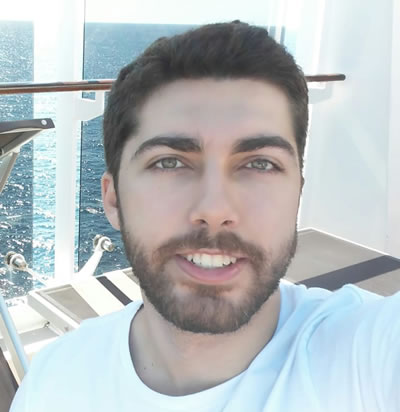
#> input picture Q13/luise.jpg, 400 x 412 px
$ jupyter execute Q13.ipynb   (older library calls are emulated)
#> lines starting #> are read from the running program, lines starting #| are printed output that depends on the picture
[cell 1]
import cv2
import numpy as np

# open image
img = cv2.imread('luise.jpg')
#> img is the input picture: shape (412, 400, 3); mean B, G, R 191.1, 188.9, 182.9

# Convert to grayscale
gray = cv2.cvtColor(img, cv2.COLOR_BGR2GRAY)
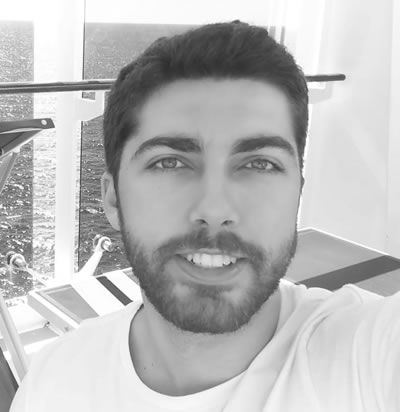
#> gray: shape (412, 400); min 44, max 255, mean 187.3

# Get dimensions
rows, columns = gray.shape
#> rows = 412; columns = 400

# Create zero matrix
#uint8 =
matriz = np.zeros((rows, columns), dtype=np.uint8)

# Get pixels in matrix's elements
for row in range(rows):
    for col in range(columns):
        matriz[row,col]=gray[row,col]

# Sobel Operator - derivate image for edges
Gx = cv2.Sobel(gray, dx=1, dy=0, ddepth=cv2.CV_64F, ksize=3)
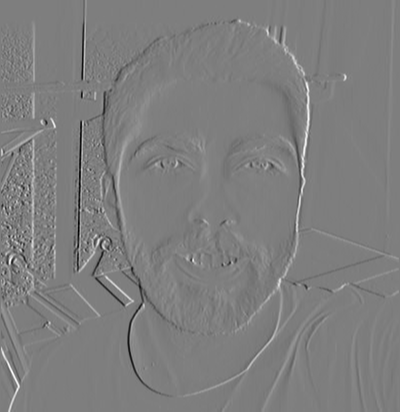
#> Gx: shape (412, 400) float64; min -637, max 647, mean 1.1; drawn with min black and max white
Gy = cv2.Sobel(gray, dx=0, dy=1, ddepth=cv2.CV_64F, ksize=3)
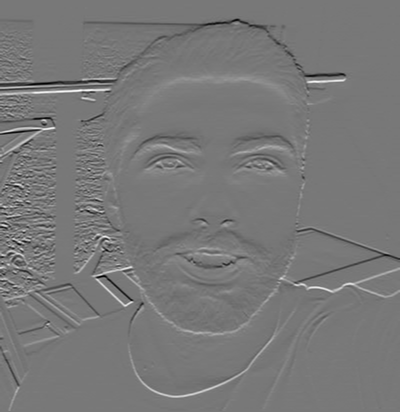
#> Gy: shape (412, 400) float64; min -599, max 668, mean -0.3; drawn with min black and max white

sobel = (Gx**2 + Gy**2)**(1/2)
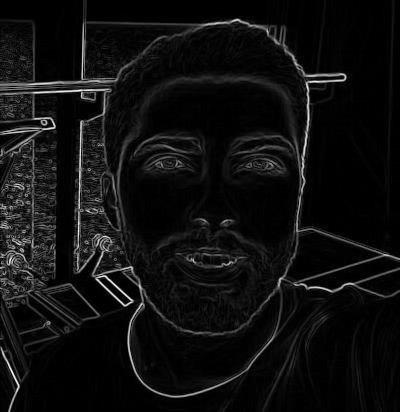
#> sobel: shape (412, 400) float64; min 0, max 683.1, mean 42.2; drawn with min black and max white

# Convert to uint8
sobel = cv2.convertScaleAbs(sobel)
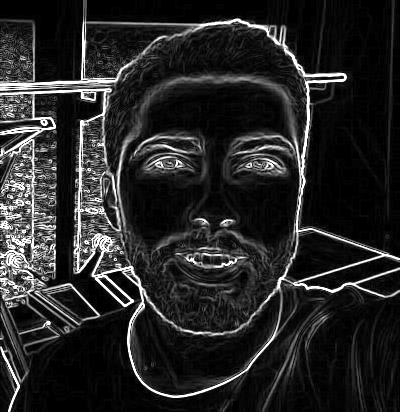
#> sobel: shape (412, 400); min 0, max 255, mean 38.7

#sobel = cv2.Sobel(matriz,cv2.CV_8U,1,1,ksize=3)
cv2.imshow('Sobel Operator - cv2.Sobel', sobel)

# Sobel 2
for row in range(1, rows-1):
    for col in range(1, columns-1):
        gx = gray[row - 1, col - 1] * (-1) + gray[row, col - 1] * (-2) + \
             gray[row + 1, col - 1] * (-1) + gray[row - 1, col + 1] + \
             gray[row, col + 1] * 2 + gray[row + 1, col + 1]

        gy = gray[row - 1, col - 1] * (-1) + gray[row - 1, col] * (-2) + \
             gray[row - 1, col + 1] * (-1) + gray[row + 1, col - 1] + \
             gray[row + 1, col] * 2 + gray[row - 1, col + 1]

        matriz[row, col] = (gx**2 + gy**2)**(1/2)
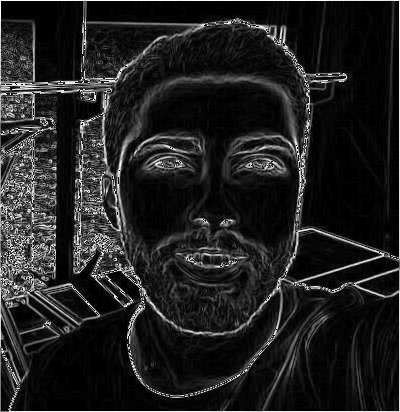
#> matriz: shape (412, 400); min 0, max 255, mean 32.7


cv2.imshow('Sobel Operator - Mathematical Calculation', matriz)


cv2.waitKey(0)
